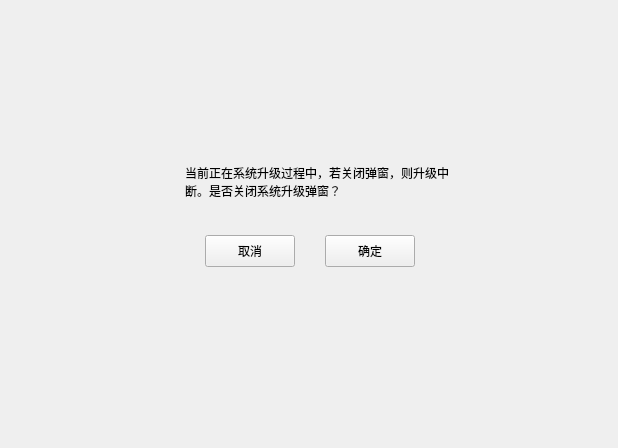
<?xml version="1.0" encoding="UTF-8"?>
<ui version="4.0">
 <class>OtaCloseGuide</class>
 <widget class="QWidget" name="OtaCloseGuide">
  <property name="geometry">
   <rect>
    <x>0</x>
    <y>0</y>
    <width>618</width>
    <height>448</height>
   </rect>
  </property>
  <property name="minimumSize">
   <size>
    <width>618</width>
    <height>448</height>
   </size>
  </property>
  <property name="maximumSize">
   <size>
    <width>618</width>
    <height>448</height>
   </size>
  </property>
  <property name="windowTitle">
   <string>Dialog</string>
  </property>
  <property name="styleSheet">
   <string notr="true"/>
  </property>
  <layout class="QHBoxLayout" name="horizontalLayout">
   <item>
    <widget class="QWidget" name="widget_5" native="true">
     <property name="minimumSize">
      <size>
       <width>351</width>
       <height>170</height>
      </size>
     </property>
     <property name="maximumSize">
      <size>
       <width>351</width>
       <height>170</height>
      </size>
     </property>
     <layout class="QHBoxLayout" name="horizontalLayout_3">
      <property name="spacing">
       <number>0</number>
      </property>
      <property name="leftMargin">
       <number>10</number>
      </property>
      <property name="topMargin">
       <number>20</number>
      </property>
      <property name="rightMargin">
       <number>10</number>
      </property>
      <property name="bottomMargin">
       <number>20</number>
      </property>
      <item>
       <widget class="QWidget" name="widget_4" native="true">
        <property name="maximumSize">
         <size>
          <width>30</width>
          <height>16777215</height>
         </size>
        </property>
        <layout class="QVBoxLayout" name="verticalLayout_3">
         <property name="spacing">
          <number>0</number>
         </property>
         <property name="leftMargin">
          <number>0</number>
         </property>
         <property name="topMargin">
          <number>7</number>
         </property>
         <property name="rightMargin">
          <number>0</number>
         </property>
         <property name="bottomMargin">
          <number>0</number>
         </property>
         <item>
          <widget class="QLabel" name="label">
           <property name="minimumSize">
            <size>
             <width>30</width>
             <height>30</height>
            </size>
           </property>
           <property name="maximumSize">
            <size>
             <width>30</width>
             <height>30</height>
            </size>
           </property>
           <property name="text">
            <string/>
           </property>
           <property name="pixmap">
            <pixmap resource="icon.qrc">:/icon/ic_tips_warning.svg</pixmap>
           </property>
          </widget>
         </item>
         <item>
          <spacer name="verticalSpacer_3">
           <property name="orientation">
            <enum>Qt::Vertical</enum>
           </property>
           <property name="sizeType">
            <enum>QSizePolicy::Expanding</enum>
           </property>
           <property name="sizeHint" stdset="0">
            <size>
             <width>21</width>
             <height>126</height>
            </size>
           </property>
          </spacer>
         </item>
        </layout>
       </widget>
      </item>
      <item>
       <widget class="QWidget" name="widget_2" native="true">
        <property name="minimumSize">
         <size>
          <width>282</width>
          <height>0</height>
         </size>
        </property>
        <property name="maximumSize">
         <size>
          <width>282</width>
          <height>16777215</height>
         </size>
        </property>
        <layout class="QVBoxLayout" name="verticalLayout_2">
         <property name="spacing">
          <number>5</number>
         </property>
         <property name="leftMargin">
          <number>0</number>
         </property>
         <property name="topMargin">
          <number>5</number>
         </property>
         <property name="rightMargin">
          <number>0</number>
         </property>
         <property name="bottomMargin">
          <number>10</number>
         </property>
         <item>
          <widget class="QLabel" name="label_2">
           <property name="minimumSize">
            <size>
             <width>282</width>
             <height>48</height>
            </size>
           </property>
           <property name="maximumSize">
            <size>
             <width>282</width>
             <height>16777215</height>
            </size>
           </property>
           <property name="text">
            <string>当前正在系统升级过程中，若关闭弹窗，则升级中断。是否关闭系统升级弹窗？</string>
           </property>
           <property name="alignment">
            <set>Qt::AlignLeading|Qt::AlignLeft|Qt::AlignTop</set>
           </property>
           <property name="wordWrap">
            <bool>true</bool>
           </property>
          </widget>
         </item>
         <item>
          <widget class="QWidget" name="widget_3" native="true">
           <property name="maximumSize">
            <size>
             <width>250</width>
             <height>16777215</height>
            </size>
           </property>
           <layout class="QHBoxLayout" name="horizontalLayout_2">
            <property name="spacing">
             <number>30</number>
            </property>
            <property name="leftMargin">
             <number>0</number>
            </property>
            <property name="topMargin">
             <number>0</number>
            </property>
            <property name="rightMargin">
             <number>0</number>
            </property>
            <property name="bottomMargin">
             <number>0</number>
            </property>
            <item>
             <spacer name="horizontalSpacer_2">
              <property name="orientation">
               <enum>Qt::Horizontal</enum>
              </property>
              <property name="sizeHint" stdset="0">
               <size>
                <width>40</width>
                <height>20</height>
               </size>
              </property>
             </spacer>
            </item>
            <item>
             <widget class="QPushButton" name="pbcancel">
              <property name="minimumSize">
               <size>
                <width>90</width>
                <height>32</height>
               </size>
              </property>
              <property name="maximumSize">
               <size>
                <width>90</width>
                <height>32</height>
               </size>
              </property>
              <property name="text">
               <string>取消</string>
              </property>
             </widget>
            </item>
            <item>
             <widget class="QPushButton" name="pbok">
              <property name="minimumSize">
               <size>
                <width>90</width>
                <height>32</height>
               </size>
              </property>
              <property name="maximumSize">
               <size>
                <width>90</width>
                <height>32</height>
               </size>
              </property>
              <property name="text">
               <string>确定</string>
              </property>
             </widget>
            </item>
            <item>
             <spacer name="horizontalSpacer">
              <property name="orientation">
               <enum>Qt::Horizontal</enum>
              </property>
              <property name="sizeHint" stdset="0">
               <size>
                <width>40</width>
                <height>20</height>
               </size>
              </property>
             </spacer>
            </item>
           </layout>
          </widget>
         </item>
        </layout>
       </widget>
      </item>
     </layout>
    </widget>
   </item>
  </layout>
 </widget>
 <resources>
  <include location="icon.qrc"/>
 </resources>
 <connections/>
</ui>
